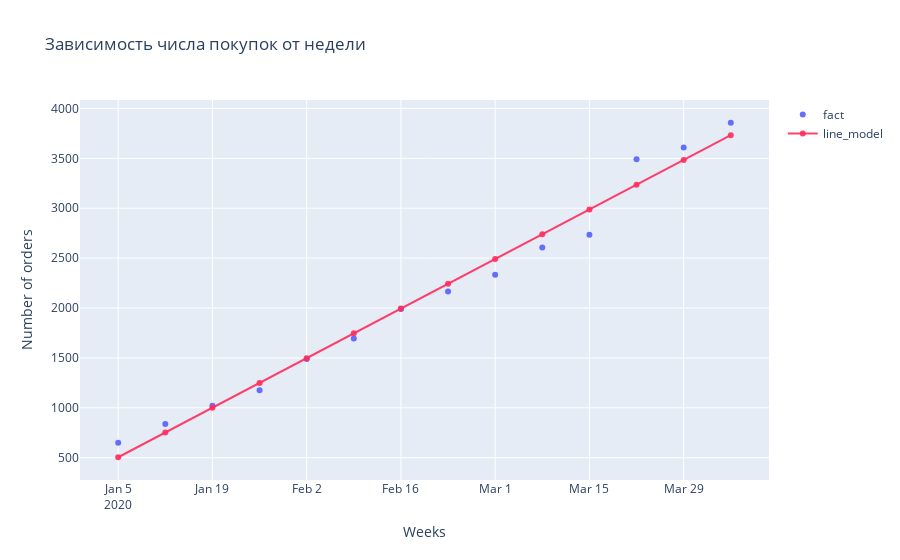

The cell this chart's notebook holds for it:
### Code cell
# визуализация
fig = go.Figure()

fig.add_trace(go.Scatter(
    x=df['ds'], y=df['y'],
    name='fact',
    mode='markers',
))

fig.add_trace(go.Scatter(
    x=df['ds'], y=model.predict(x),
    name='line_model',
    marker_color='rgba(297, 45, 93, .9)'
))


fig.update_layout(title='Зависимость числа покупок от недели',
                  xaxis_title='Weeks',
                   yaxis_title='Number of orders')

### Figure 1 — Plotly figure (JSON) as saved in the notebook; plotly's stock layout.template omitted (floating-point values rounded to 4 significant figures)
{"data": [{"mode": "markers", "name": "fact", "type": "scatter", "x": ["2020-01-05T00:00:00", "2020-01-12T00:00:00", "2020-01-19T00:00:00", "2020-01-26T00:00:00", "2020-02-02T00:00:00", "2020-02-09T00:00:00", "2020-02-16T00:00:00", "2020-02-23T00:00:00", "2020-03-01T00:00:00", "2020-03-08T00:00:00", "2020-03-15T00:00:00", "2020-03-22T00:00:00", "2020-03-29T00:00:00", "2020-04-05T00:00:00"], "y": [650, 837, 1020, 1176, 1489, 1695, 1991, 2166, 2334, 2607, 2734, 3492, 3608, 3857]}, {"marker": {"color": "rgba(297, 45, 93, .9)"}, "name": "line_model", "type": "scatter", "x": ["2020-01-05T00:00:00", "2020-01-12T00:00:00", "2020-01-19T00:00:00", "2020-01-26T00:00:00", "2020-02-02T00:00:00", "2020-02-09T00:00:00", "2020-02-16T00:00:00", "2020-02-23T00:00:00", "2020-03-01T00:00:00", "2020-03-08T00:00:00", "2020-03-15T00:00:00", "2020-03-22T00:00:00", "2020-03-29T00:00:00", "2020-04-05T00:00:00"], "y": [503.9, 752.3, 1001.0, 1249.0, 1497.0, 1746.0, 1994.0, 2242.0, 2491.0, 2739.0, 2988.0, 3236.0, 3484.0, 3733.0]}], "layout": {"title": {"text": "Зависимость числа покупок от недели"}, "xaxis": {"title": {"text": "Weeks"}}, "yaxis": {"title": {"text": "Number of orders"}}}}
